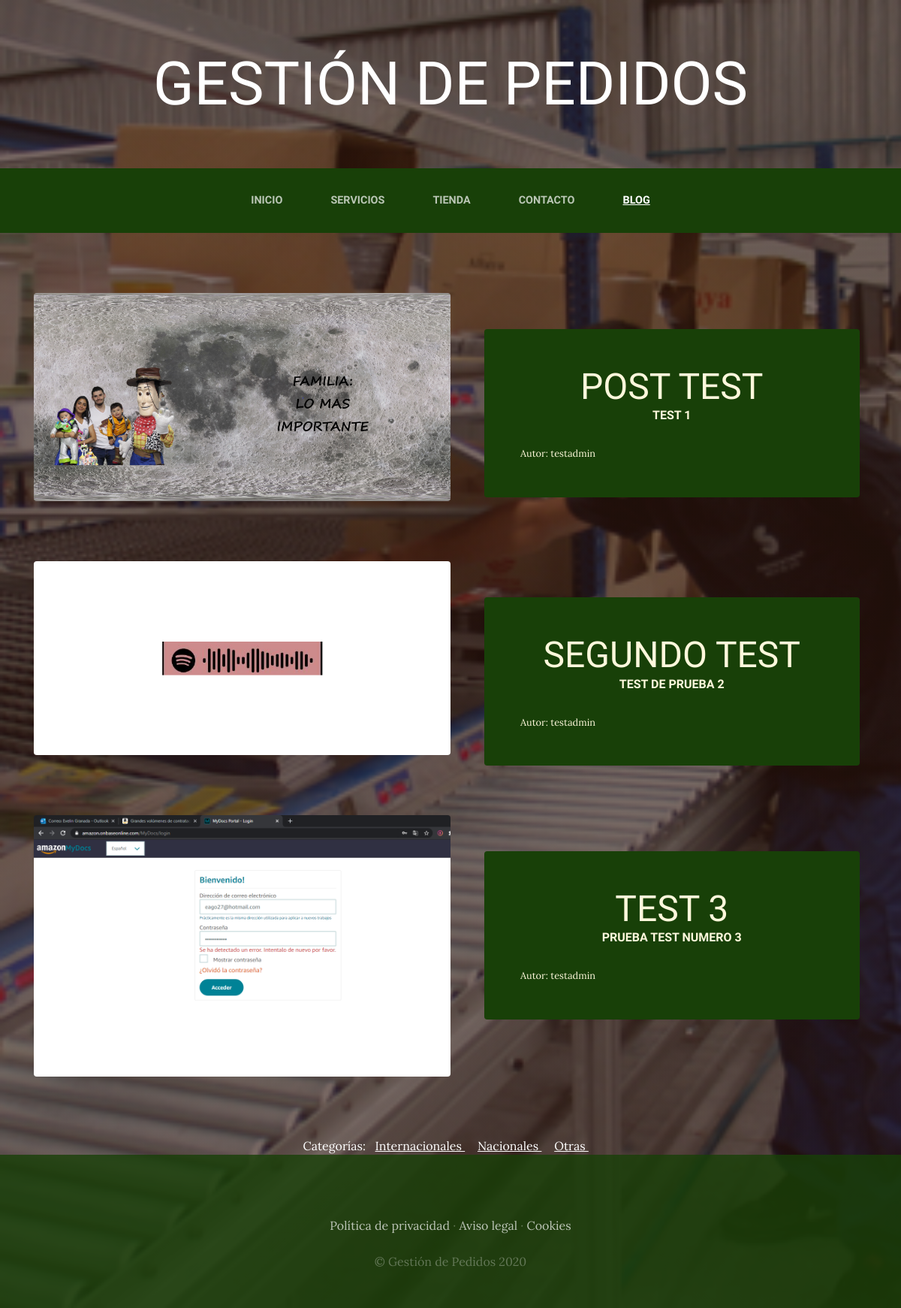
Screenshot of /blog/ with the database file from the repository.
### blog/models.py (models this page shows, shortened)
class Post(models.Model):
    title=models.CharField(max_length=50)
    content=models.CharField(max_length=50)
    img=models.ImageField(upload_to='blog', null=True, blank=True)
    author=models.ForeignKey(User, on_delete=models.CASCADE)
    categories=models.ManyToManyField(Category)
    created=models.DateTimeField(auto_now_add=True)
    updated=models.DateTimeField(auto_now_add=True)
    class Meta:
        verbose_name='post'
        verbose_name_plural='posts'

class Category(models.Model):
    name=models.CharField(max_length=50)
    created=models.DateTimeField(auto_now_add=True)
    updated=models.DateTimeField(auto_now_add=True)
    class Meta:
        verbose_name='category'
        verbose_name_plural='categories'

### blog/views.py (the view)
# urls.py: path('blog/', include('blog.urls')),
def blog(request):
    posts=Post.objects.all()
    return render(request, 'blog.html', {'posts':posts})

### car/context_processor.py (called while the page is built)
def total_car_amount(request):
    total=0
    '''for key, value in request.session['car'].items():
        total=total+float(value['price'])'''
    return{'total_car_amount':total}

### blog/templates/blog.html
{% extends 'base.html' %}
{% load static %}
{% block content %}
    {% for post in posts %}
        <section class="page-section clearfix">
            <div class="container">
                <div class="intro">
                    <img class="intro-img img-fluid mb-3 mb-lg-0 rounded" src="{{post.img.url}}" alt="" style="width: 50%;">
                    <div class="intro-text left-0 text-center bg-faded p-5 rounded">
                        <h2 class="section-heading mb-4" >
                        <span class="section-heading-lower">{{post.title}}</span>
                        <span class="section-heading-upper">{{post.content}}</span>
                        </h2>
                        <div style="text-align: left; font-size: 0.8em;">
                        Autor: {{post.author}}
                        </div>
                    </div>
                </div>
            </div>
        </section>
    {% endfor %}
    <section>
        <div style="width: 75%; margin: auto; text-align: center; color: white;" >
            Categorías: &nbsp;
            {% for post in posts %}
                {% for category in post.categories.all %}
                    <a style="color: white;" href="{% url 'Category' category.id %}" class="linkCategory">{{category.name}} </a> &nbsp;&nbsp;&nbsp;
                {% endfor %}
            {% endfor %}
        </div>
    </section>
{% endblock %}

### core/static/css/gestion.css (style rules this page uses)
body { font-family: 'Lora'; background: linear-gradient(rgba(47, 23, 15, 0.65), rgba(47, 23, 15, 0.65)), url("../img/bg_main.jpg"); background-attachment: fixed; background-position: center; background-size: cover; }
h1, h2, h3, h4, h5, h6 { font-family: 'Raleway'; }
.page-section { margin-top: 5rem; margin-bottom: 5rem; }
.section-heading { text-transform: uppercase; }
.section-heading .section-heading-upper { display: block; font-size: 1rem; font-weight: 800; padding-bottom:.5rem; }
.section-heading .section-heading-lower { display: block; font-size: 3rem; font-weight: 100; }
.bg-faded { background-color: rgba(255, 255, 255, 0.85); }
.intro { position: relative; }
@media (min-width: 992px) { .intro .intro-img { width: 75%; float: left; } }
@media (min-width: 992px) { .intro .intro-text { left: 600; width: 60%; margin-top: 3rem; background-color: rgba(24, 64, 8); color: cornsilk; position: absolute; } }
@media (min-width: 1200px) { .intro .intro-text { width: 45%; } }
.linkCategory { text-decoration: underline; }

### rows the page displays
Post: img (picture), title "POST TEST", content "TEST 1", author "testadmin"
Post: img (picture), title "SEGUNDO TEST", content "TEST DE PRUEBA 2", author "testadmin"
Post: img (picture), title "TEST 3", content "PRUEBA TEST NUMERO 3", author "testadmin"
Category: name "Internacionales"
Category: name "Nacionales"
Category: name "Otras"
